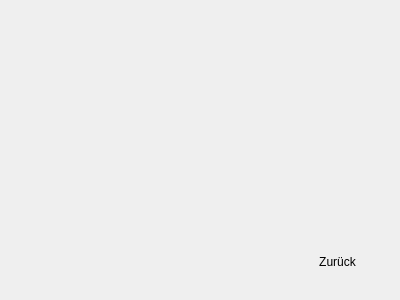
<?xml version="1.0" encoding="UTF-8"?>
<ui version="4.0">
 <class>infoDia</class>
 <widget class="QDialog" name="infoDia">
  <property name="geometry">
   <rect>
    <x>0</x>
    <y>0</y>
    <width>400</width>
    <height>300</height>
   </rect>
  </property>
  <property name="windowTitle">
   <string>Dialog</string>
  </property>
  <widget class="QPushButton" name="backToMainMenu">
   <property name="geometry">
    <rect>
     <x>300</x>
     <y>250</y>
     <width>75</width>
     <height>23</height>
    </rect>
   </property>
   <property name="styleSheet">
    <string notr="true">QPushButton{
background: qlineargradient(x1: 0, y1: 0, x2: 0, y2: 1,
                     stop: 0 #c8def3, stop: 0.4 #79aee2,
                     stop: 0.5 #6fa3d6, stop: 1.0 #6798c7);
color:rgb(0, 0, 0);
border-style:outset;
}
QPushButton:hover{
background: qlineargradient(x1: 0, y1: 0, x2: 0, y2: 1,
                     stop: 0 #6798c7, stop: 0.4 #6fa3d6,
                     stop: 0.5 #79aee2, stop: 1.0 #c8def3);
border-style:outset;
border-width:3px;
border-color:rgb(46, 87, 143);
}
QPushButton:pressed{
background-color: rgb(200, 222, 243);
border-style:inset;
}
</string>
   </property>
   <property name="text">
    <string>Zurück</string>
   </property>
  </widget>
 </widget>
 <resources/>
 <connections/>
</ui>
